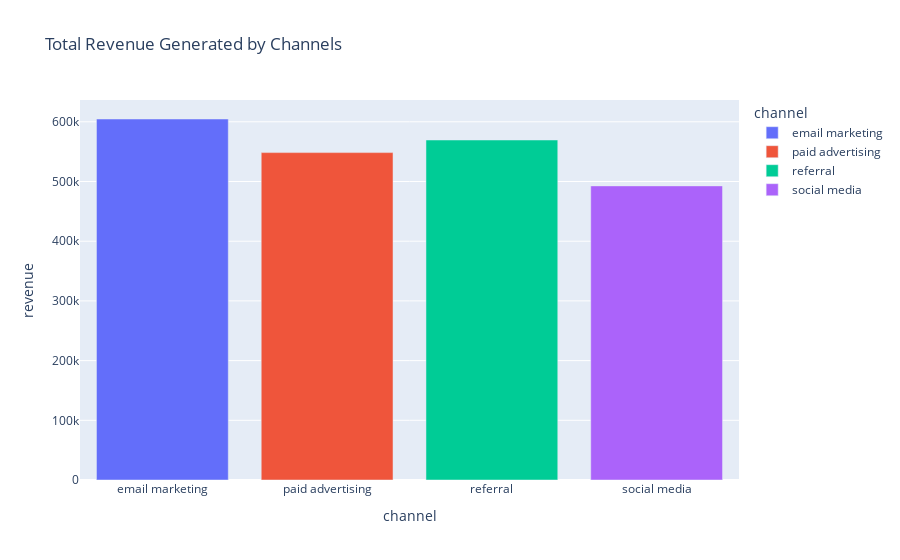

Notebook code for this chart:
### Code cell
channel_revenue=data.groupby("channel")["revenue"].sum().reset_index()                  #1st Way
channel_revenue

fig5=px.bar(channel_revenue,x="channel",y="revenue",title="Total Revenue Generated by Channels",color="channel")

fig5.show()

### Figure 1 — Plotly figure (JSON) as saved in the notebook; plotly's stock layout.template omitted (floating-point values rounded to 4 significant figures)
{"data": [{"alignmentgroup": "True", "hovertemplate": "channel=%{x}<br>revenue=%{y}<extra></extra>", "legendgroup": "email marketing", "marker": {"color": "#636efa", "pattern": {"shape": ""}}, "name": "email marketing", "offsetgroup": "email marketing", "orientation": "v", "showlegend": true, "textposition": "auto", "type": "bar", "x": ["email marketing"], "xaxis": "x", "y": [604706], "yaxis": "y"}, {"alignmentgroup": "True", "hovertemplate": "channel=%{x}<br>revenue=%{y}<extra></extra>", "legendgroup": "paid advertising", "marker": {"color": "#EF553B", "pattern": {"shape": ""}}, "name": "paid advertising", "offsetgroup": "paid advertising", "orientation": "v", "showlegend": true, "textposition": "auto", "type": "bar", "x": ["paid advertising"], "xaxis": "x", "y": [548396], "yaxis": "y"}, {"alignmentgroup": "True", "hovertemplate": "channel=%{x}<br>revenue=%{y}<extra></extra>", "legendgroup": "referral", "marker": {"color": "#00cc96", "pattern": {"shape": ""}}, "name": "referral", "offsetgroup": "referral", "orientation": "v", "showlegend": true, "textposition": "auto", "type": "bar", "x": ["referral"], "xaxis": "x", "y": [569552], "yaxis": "y"}, {"alignmentgroup": "True", "hovertemplate": "channel=%{x}<br>revenue=%{y}<extra></extra>", "legendgroup": "social media", "marker": {"color": "#ab63fa", "pattern": {"shape": ""}}, "name": "social media", "offsetgroup": "social media", "orientation": "v", "showlegend": true, "textposition": "auto", "type": "bar", "x": ["social media"], "xaxis": "x", "y": [492667], "yaxis": "y"}], "layout": {"autosize": true, "barmode": "relative", "legend": {"title": {"text": "channel"}, "tracegroupgap": 0}, "title": {"text": "Total Revenue Generated by Channels"}, "xaxis": {"anchor": "y", "autorange": true, "categoryarray": ["email marketing", "paid advertising", "referral", "social media"], "categoryorder": "array", "domain": [0, 1], "range": [-0.5, 3.5], "title": {"text": "channel"}, "type": "category"}, "yaxis": {"anchor": "x", "autorange": true, "domain": [0, 1], "range": [0, 636500.0], "title": {"text": "revenue"}, "type": "linear"}}}
